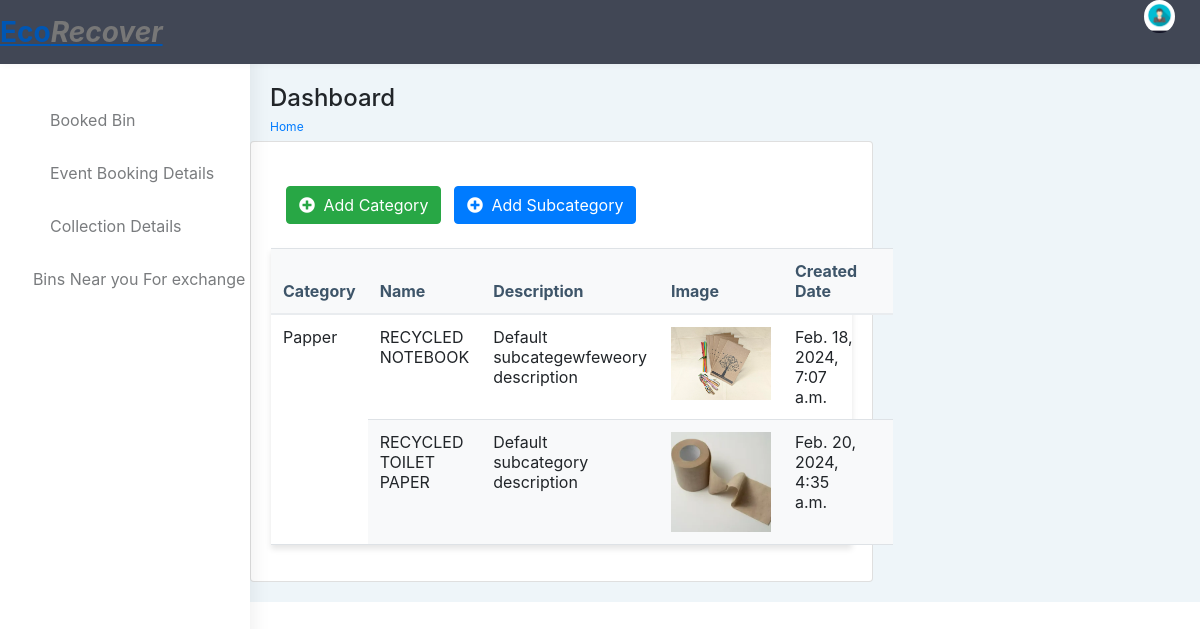
Screenshot of /add_category/ with the database file from the repository.
### app322/models.py (models this page shows, shortened)
class Category(models.Model):
    name = models.CharField(max_length=50, null=False, blank=False)
    image = models.ImageField(upload_to="category_images", null=False, blank=False)
    status = models.BooleanField(default=False, help_text="0=default,1=Hidden")
    trending = models.BooleanField(default=False, help_text="0=default,1=Hidden")
    description = models.CharField(max_length=500, null=False, blank=False, default="Default description")
    created_date = models.DateTimeField(auto_now_add=True)
    updated_date = models.DateTimeField(auto_now=True)

class Subcategory(models.Model):
    category = models.ForeignKey(Category, on_delete=models.CASCADE)
    name = models.CharField(max_length=50, null=False, blank=False)
    description = models.CharField(max_length=500, null=False, blank=False, default="Default subcategory description")
    image = models.ImageField(upload_to="subcategory_images", null=False, blank=False)
    created_date = models.DateTimeField(auto_now_add=True)
    updated_date = models.DateTimeField(auto_now=True)
    status = models.BooleanField(default=False, help_text="0=default, 1=Hidden")
    trending = models.BooleanField(default=False, help_text="0=default, 1=Trending")

### app322/views.py (the view)
# urls.py: path('add_category/', views.add_category, name='add_category'),
def add_category(request):
    if request.method == 'POST':
        name = request.POST['name']
        image = request.FILES['image']
        status = bool(int(request.POST['status']))  # Convert '0' or '1' to boolean
        trending = bool(int(request.POST['trending']))  # Convert '0' or '1' to boolean
        description = request.POST['description']
        category = Category.objects.create(
            name=name,
            image=image,
            status=status,
            trending=trending,
            description=description
        )
        new_category_id = category.id
        return HttpResponse(f'Category added successfully! ID: {new_category_id}')
    else:
        categories = Category.objects.all()
        return render(request, 'main/products/add_details.html', {'categories': categories})

### templates/main/products/add_details.html (shortened to what this page needs)
{% extends 'base.html' %}
{% block content %}
<!DOCTYPE html>
<html lang="en">
    <head>
        <link rel="stylesheet" href="https://maxcdn.bootstrapcdn.com/bootstrap/4.5.2/css/bootstrap.min.css">
    </head>
    <body>
        <div class="container">
            <button type="button" class="btn btn-success mr-2" data-toggle="modal" data-target="#addCategoryModal">
                <i class="fas fa-plus-circle mr-1"></i> Add Category
            </button>
            <button type="button" class="btn btn-primary" data-toggle="modal" data-target="#addSubcategoryModal">
                <i class="fas fa-plus-circle mr-1"></i> Add Subcategory
            </button>
        </div>
        <div class="table-container">
            <table class="table mt-4">
                <thead>
                    <tr>
                        <th>Category</th>
                        <th>Name</th>
                        <th>Description</th>
                        <th>Image</th>
                        <th>Created Date</th>
                        <th></th>
                    </tr>
                </thead>
                <tbody>
                    {% for category in categories %}
                        {% for subcategory in category.subcategory_set.all %}
                            <tr>
                                {% if forloop.first %}
                                    <td rowspan="{{ category.subcategory_set.count }}">{{ category.name }}</td>
                                {% endif %}
                                <td>{{ subcategory.name }}</td>
                                <td>{{ subcategory.description }}</td>
                                <td><img src="{{ subcategory.image.url }}" alt="{{ subcategory.name }}"></td>
                                <td>{{ subcategory.created_date }}</td>
                                <td>
                                </td>
                            </tr>
                        {% endfor %}
                    {% endfor %}
                </tbody>
            </table>
        </div>
</body>
{% endblock content %}

### templates/main/products/add_details.html (style rules this page uses)
.table-container { margin-top: 20px; box-shadow: 0 4px 6px rgba(0, 0, 0, 0.1); }
.table-container table { width: 100%; border-collapse: collapse; border-spacing: 0; }
.table-container th, .table-container td { padding: 12px; text-align: left; border-bottom: 1px solid #dee2e6; }
.table-container th { background-color: #f8f9fa; font-weight: bold; }
.table-container tbody tr:nth-of-type(even) { background-color: #f8f9fa; }
.table-container img { max-width: 100px; height: auto; display: block; margin: auto; }

### rows the page displays
Category: name "Papper"
Subcategory: name "RECYCLED NOTEBOOK", description "Default subcategewfeweory description", image (picture), created_date "Feb. 18, 2024, 7:07 a.m."
Subcategory: name "RECYCLED TOILET PAPER", description "Default subcategory description", image (picture), created_date "Feb. 20, 2024, 4:35 a.m."
